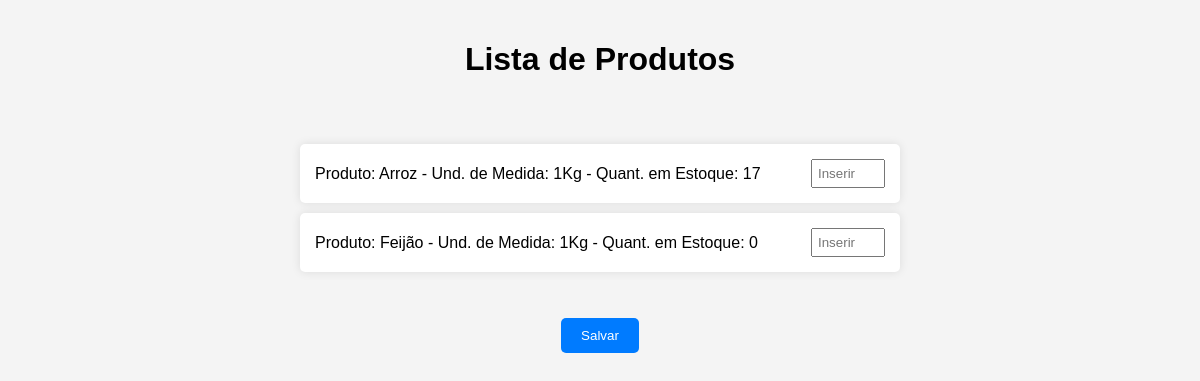
/doacao/produtos/aumentar/, run on an earlier commit of the app's database.
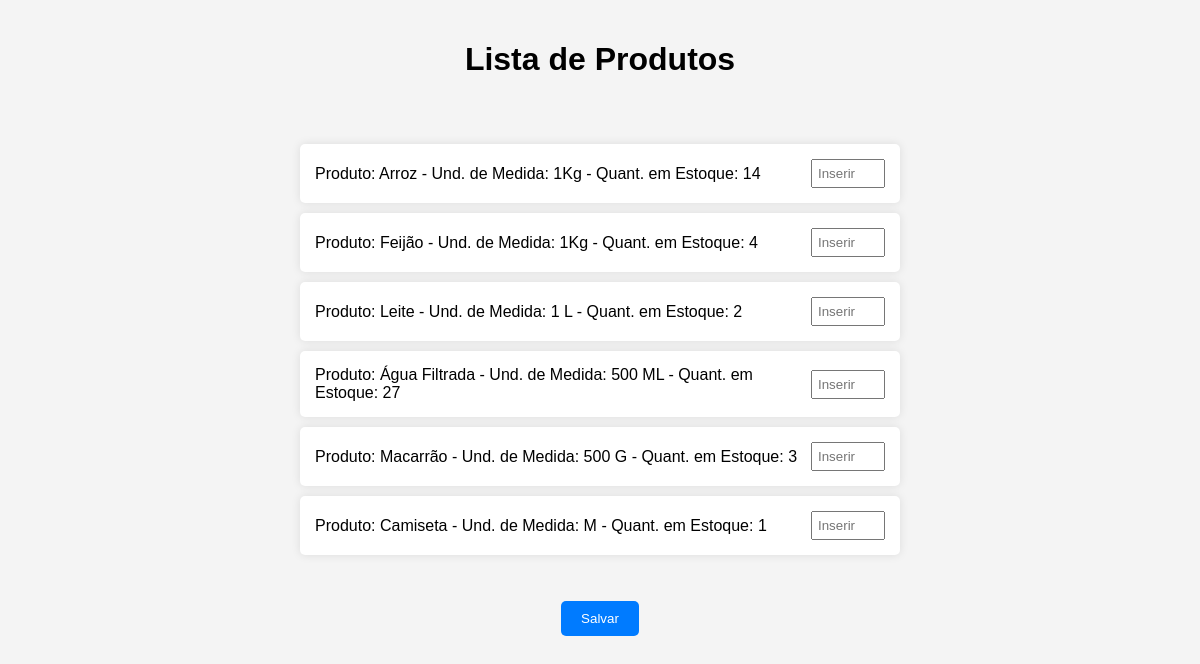
And on a later commit of the database.
### doacao/models.py (models this page shows, shortened)
class Produto(models.Model):
    descricao = models.CharField(max_length=200)
    unidade_medida = models.CharField(max_length=200)
    quantidade = models.IntegerField(default=0)
    objects = models.Manager()

### doacao/views.py (the view, shortened to what this page needs)
# urls.py: path('produtos/aumentar/', views.lista_produtos, {'acao': 'aumentar'}, name='lista_produtos_aumentar'),
def lista_produtos(request, acao):
    produtos = Produto.objects.all()
    return render(request, 'lista_produtos.html', {'produtos': produtos, 'acao': acao})

### doacao/templates/lista_produtos.html (shortened to what this page needs)
<!DOCTYPE html>
<html lang="en">
<head>
</head>
<body>
    <h1>Lista de Produtos</h1>
    <form method="post">
        <ul>
            {% for produto in produtos %}
                <li>
                    <div>
                        Produto: {{ produto.descricao }} - Und. de Medida: {{ produto.unidade_medida }} - Quant. em Estoque: {{ produto.quantidade }}
                    </div>
                    <div>
                        <input type="number"
                               name="quantidade_{{ produto.id }}"
                               placeholder="Inserir"
                               {% if acao == 'aumentar' %}min="0"{% elif acao == 'diminuir' %}max="0"{% endif %}
                               >
                    </div>
                </li>
            {% endfor %}
        </ul>
        <button type="submit">Salvar</button>
    </form>
</body>
</html>

### doacao/templates/lista_produtos.html (style rules this page uses)
body { font-family: Arial, sans-serif; background-color: #f4f4f4; margin: 0; padding: 20px; }
h1 { text-align: center; margin-bottom: 40px; }
form { display: flex; flex-direction: column; align-items: center; }
ul { list-style: none; padding: 0; width: 80%; max-width: 600px; }
li { background-color: #ffffff; padding: 15px; margin: 10px 0; border-radius: 5px; box-shadow: 0 0 10px rgba(0, 0, 0, 0.1); display: flex; justify-content: space-between; align-items: center; }
input[type="number"] { width: 60px; padding: 5px; }
button { padding: 10px 20px; background-color: #007BFF; color: white; border: none; border-radius: 5px; cursor: pointer; transition: background-color 0.3s ease; margin-top: 20px; }

What changed in the data, as far as the page shows it:
changed Produto "Arroz": quantidade "17" → "14"
changed Produto "Feijão": quantidade "0" → "4"
added Produto: descricao "Leite", unidade_medida "1 L", quantidade "2"
added Produto: descricao "Água Filtrada", unidade_medida "500 ML", quantidade "27"
added Produto: descricao "Macarrão", unidade_medida "500 G", quantidade "3"
added Produto: descricao "Camiseta", unidade_medida "M", quantidade "1"
